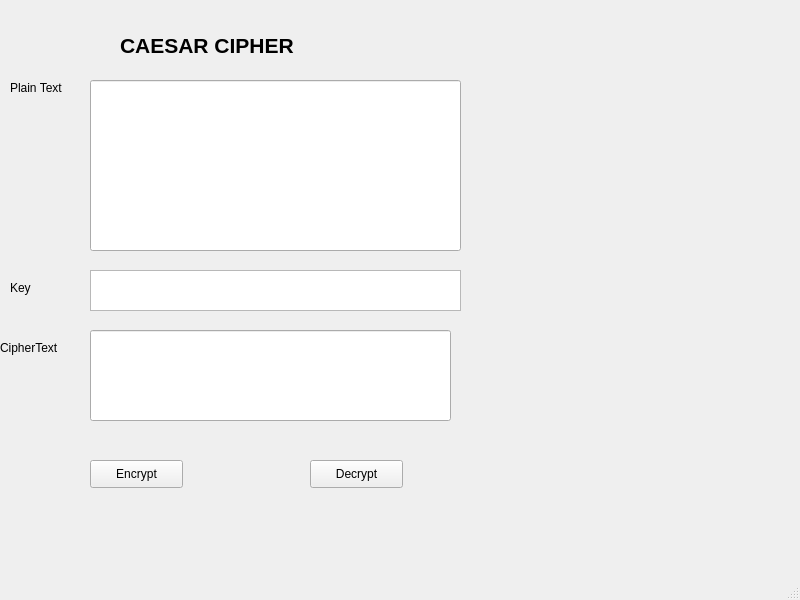
<?xml version="1.0" encoding="UTF-8"?>
<ui version="4.0">
 <class>MainWindow</class>
 <widget class="QMainWindow" name="MainWindow">
  <property name="geometry">
   <rect>
    <x>0</x>
    <y>0</y>
    <width>800</width>
    <height>600</height>
   </rect>
  </property>
  <property name="windowTitle">
   <string>MainWindow</string>
  </property>
  <widget class="QWidget" name="centralwidget">
   <widget class="QLabel" name="label">
    <property name="geometry">
     <rect>
      <x>120</x>
      <y>10</y>
      <width>231</width>
      <height>71</height>
     </rect>
    </property>
    <property name="font">
     <font>
      <pointsize>16</pointsize>
      <weight>75</weight>
      <bold>true</bold>
     </font>
    </property>
    <property name="mouseTracking">
     <bool>false</bool>
    </property>
    <property name="autoFillBackground">
     <bool>false</bool>
    </property>
    <property name="text">
     <string>CAESAR CIPHER</string>
    </property>
   </widget>
   <widget class="QLabel" name="label_2">
    <property name="geometry">
     <rect>
      <x>10</x>
      <y>80</y>
      <width>71</width>
      <height>16</height>
     </rect>
    </property>
    <property name="font">
     <font>
      <pointsize>9</pointsize>
     </font>
    </property>
    <property name="text">
     <string>Plain Text</string>
    </property>
   </widget>
   <widget class="QLabel" name="label_3">
    <property name="geometry">
     <rect>
      <x>10</x>
      <y>280</y>
      <width>55</width>
      <height>16</height>
     </rect>
    </property>
    <property name="font">
     <font>
      <pointsize>9</pointsize>
     </font>
    </property>
    <property name="text">
     <string>Key</string>
    </property>
   </widget>
   <widget class="QLabel" name="label_4">
    <property name="geometry">
     <rect>
      <x>0</x>
      <y>340</y>
      <width>81</width>
      <height>16</height>
     </rect>
    </property>
    <property name="font">
     <font>
      <pointsize>9</pointsize>
     </font>
    </property>
    <property name="text">
     <string>CipherText</string>
    </property>
   </widget>
   <widget class="QLineEdit" name="lineEdit">
    <property name="geometry">
     <rect>
      <x>90</x>
      <y>80</y>
      <width>371</width>
      <height>171</height>
     </rect>
    </property>
   </widget>
   <widget class="QLineEdit" name="lineEdit_2">
    <property name="geometry">
     <rect>
      <x>90</x>
      <y>330</y>
      <width>361</width>
      <height>91</height>
     </rect>
    </property>
   </widget>
   <widget class="QTextEdit" name="textEdit">
    <property name="geometry">
     <rect>
      <x>90</x>
      <y>270</y>
      <width>371</width>
      <height>41</height>
     </rect>
    </property>
   </widget>
   <widget class="QPushButton" name="pushButton">
    <property name="geometry">
     <rect>
      <x>90</x>
      <y>460</y>
      <width>93</width>
      <height>28</height>
     </rect>
    </property>
    <property name="text">
     <string>Encrypt</string>
    </property>
   </widget>
   <widget class="QPushButton" name="pushButton_2">
    <property name="geometry">
     <rect>
      <x>310</x>
      <y>460</y>
      <width>93</width>
      <height>28</height>
     </rect>
    </property>
    <property name="text">
     <string>Decrypt</string>
    </property>
   </widget>
  </widget>
  <widget class="QMenuBar" name="menubar">
   <property name="geometry">
    <rect>
     <x>0</x>
     <y>0</y>
     <width>800</width>
     <height>26</height>
    </rect>
   </property>
  </widget>
  <widget class="QStatusBar" name="statusbar"/>
 </widget>
 <tabstops>
  <tabstop>lineEdit</tabstop>
  <tabstop>textEdit</tabstop>
  <tabstop>lineEdit_2</tabstop>
  <tabstop>pushButton</tabstop>
  <tabstop>pushButton_2</tabstop>
 </tabstops>
 <resources/>
 <connections/>
</ui>
